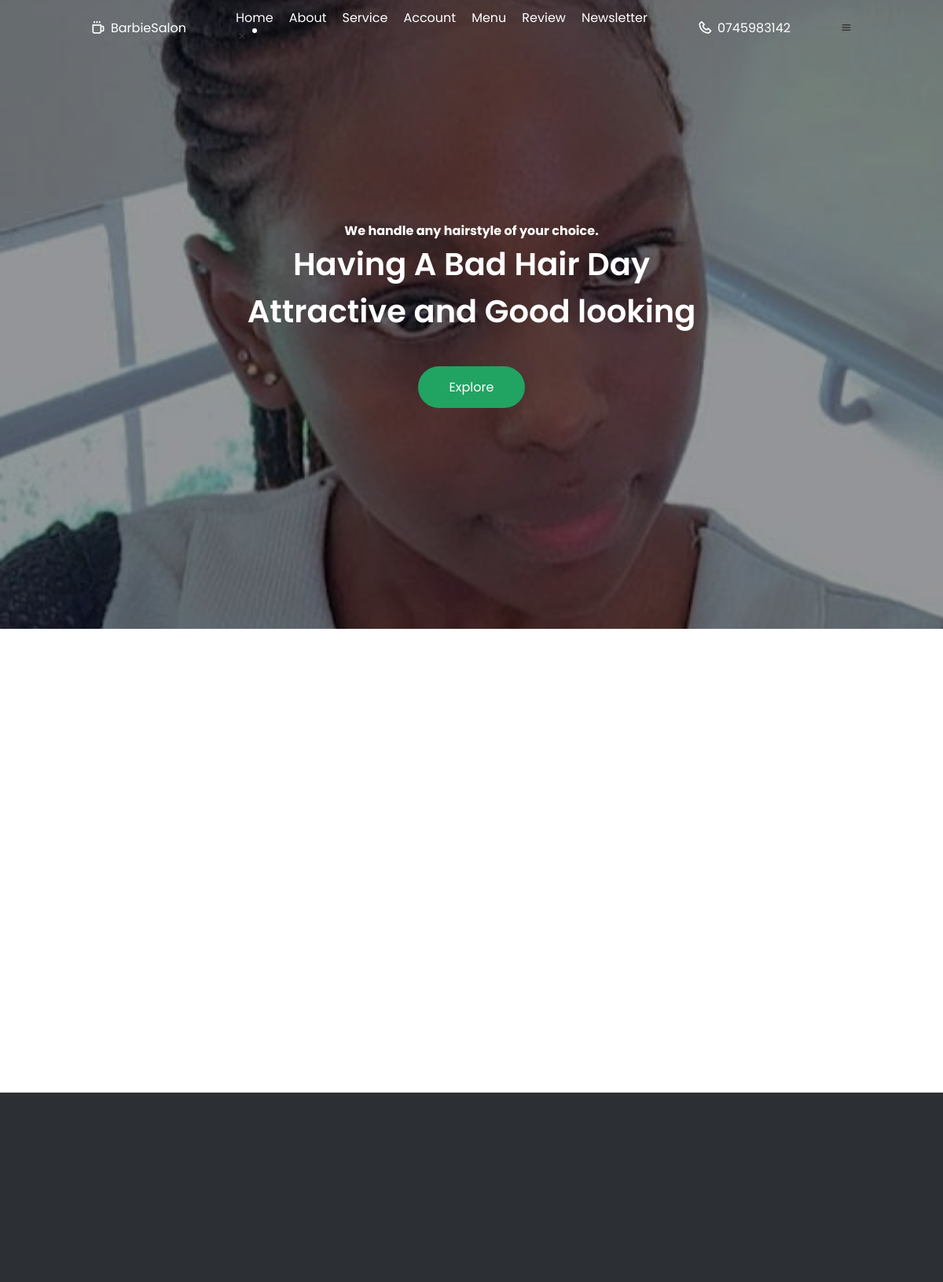
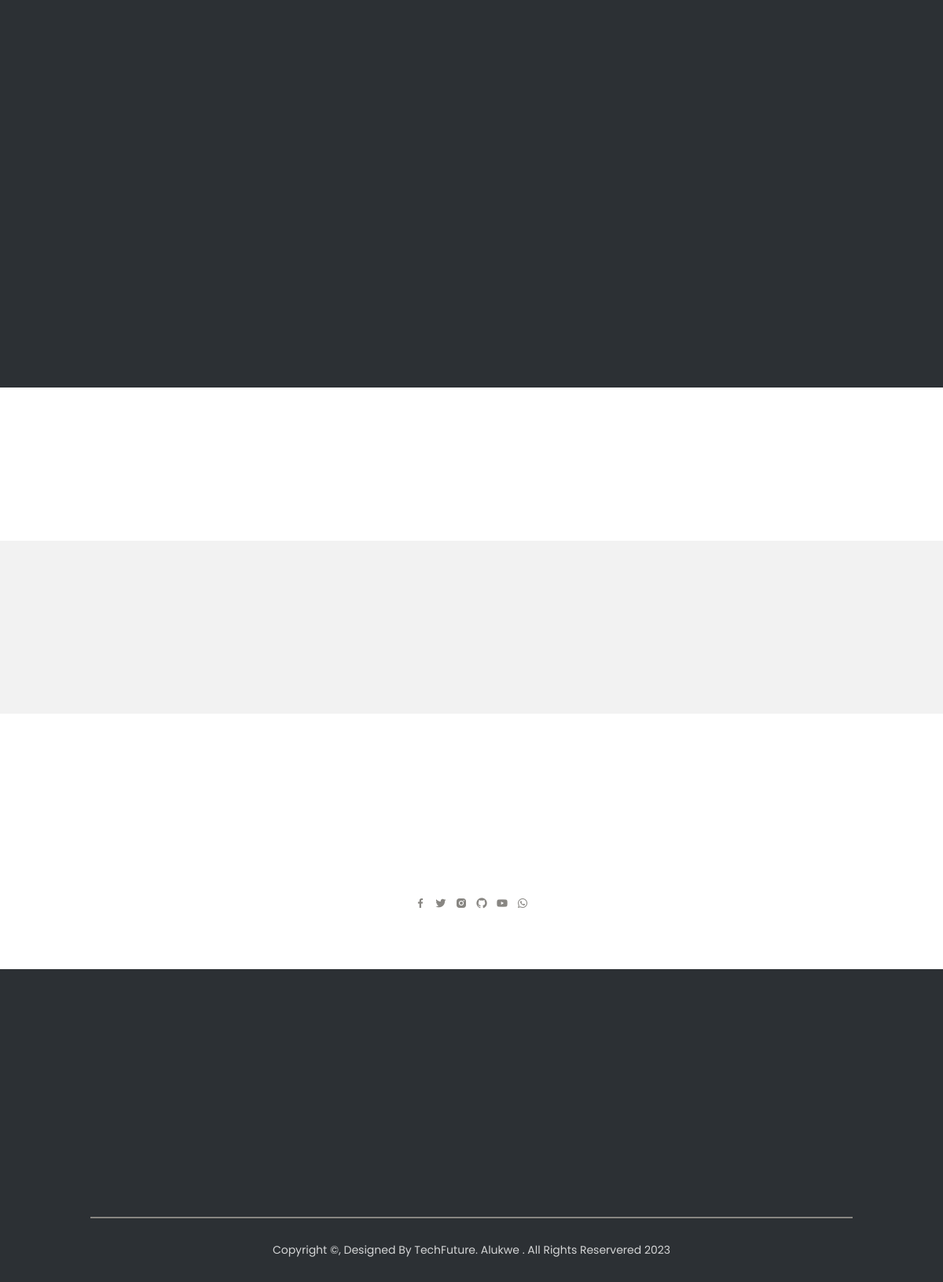
The page / on the database its author committed (2 pictures, top to bottom).
### dashboard/models.py (models this page shows, shortened)
class Navbar(models.Model):
    business_name = models.CharField(max_length=25)
    phone_number = models.PositiveBigIntegerField(unique=True, blank=False, null=False)
    class Meta:
        verbose_name_plural = 'Navbar'

class HomeDetails(models.Model):
    homeimage = models.ImageField(upload_to='home_images')
    subtitle = models.CharField(max_length=100)
    hometitle1 = models.CharField(max_length=50)
    hometitle2 = models.CharField(max_length=50)
    class Meta:
        verbose_name_plural = 'HomeDetails'

### CustomerView/views.py (the view)
# urls.py: path('', views.index, name='CustomerView-index'),
def index(request):
    images = HomeDetails.objects.all()
    navbars = Navbar.objects.all()
    abouts = AboutUs.objects.all()
    menus = Menu.objects.all()
    offers = SpecialOfferTable.objects.all()
    workhours = WorkingHoursTable.objects.all()
    brands = Brands.objects.all()
    reviews = ReviewsSubtitle.objects.all()
    newsletters = NewsLetters.objects.all()
    if request.method == 'POST':
        form = SubscribeForm(request.POST)
        if form.is_valid():
            form.save()
            messages.success(request, f'You Have Successful Subscribed To Our Newsletters We Will Be Glad To \
            Be Updating You. Thank You ')
            return redirect('/')
        else:
            messages.error(request, 'We are sorry but this email has already subscribed to our newsletter ! ')
    else:
        form = SubscribeForm()
    context = {
        'images': images,
        'navbars': navbars,
        'abouts': abouts,
        'menus': menus,
        'offers': offers,
        'workhours': workhours,
        'brands': brands,
        'reviews': reviews,
        'newsletters': newsletters,
        'form': form,
    }
    return render(request, 'CustomerView/view/CustomerView-index.html', context)

### CustomerView/templates/CustomerView/view/CustomerView-index.html (shortened to what this page needs)
{% extends 'CustomerView/partial/base.html' %}
{% block content %}
{% include 'CustomerView/body/homeslideimg.html' %}
{% include 'CustomerView/body/about.html' %}
{% include 'CustomerView/body/menu.html' %}
{% include 'CustomerView/body/brand.html' %}
{% include 'CustomerView/body/reviews.html' %}
{% include 'CustomerView/body/newsletter.html' %}
{% endblock %}

### CustomerView/templates/CustomerView/partial/navbar.html (shortened to what this page needs)
<header class="header">
    <nav class="nav container flex">
        <a href="#" class="logo-content flex">
            {% for nav in navbars %}
            <i class='bx bx-coffee logo-icon'></i>
            <span class="logo-text">{{nav.business_name}}</span>
            {% endfor %}
        </a>
        <div class="menu-content">
            {% if user.is_authenticated %}
            <ul class="menu-list flex">
                <li><a href="#home" class="nav-link active-navlink">home</a></li>
                <li><a href="#about" class="nav-link">about</a></li>
                <li><a href="service.html" class="nav-link">service</a></li>
                <li><a href="{% url 'logout' %}" class="nav-link">logout</a></li>
                <li><a href="#menu" class="nav-link">menu</a></li>
                <li><a href="#menu" class="nav-link">booking</a></li>
                <li><a href="#review" class="nav-link">review</a></li>
                <li><a href="#newsletter" class="nav-link">newsletter</a></li>
            </ul>
            {% else %}
            <ul class="menu-list flex">
                <li><a href="#home" class="nav-link active-navlink">home</a></li>
                <li><a href="#about" class="nav-link">about</a></li>
                <li><a href="service.html" class="nav-link">service</a></li>
                <li><a href="{% url 'users-login' %}" class="nav-link">account</a></li>
                <li><a href="#menu" class="nav-link">menu</a></li>
                <li><a href="#review" class="nav-link">review</a></li>
                <li><a href="#newsletter" class="nav-link">newsletter</a></li>
            </ul>
            {% endif %}
            <i class='bx bx-x navClose-btn'></i>
        </div>
        <div class="contact-content flex">
            {% for nav in navbars %}
            <i class='bx bx-phone phone-icon'></i>
            <span class="phone-number">0{{nav.phone_number}}</span>
            {% endfor %}
        </div>
        <i class='bx bx-menu navOpen-btn'></i>
    </nav>
</header>

### CustomerView/templates/CustomerView/body/homeslideimg.html (shortened to what this page needs)
<section class="home" id="home">
    <div class="home-content">
        <div class="swiper mySwiper">
            <div class="swiper-wrapper">
                {% for image in images %}
                <div class="swiper-slide">
                    <img src="{{image.homeimage.url}}" alt="home image broken " class="home-img">
                    <div class="home-details">
                        <div class="home-text">
                            <h4 class="homeSubtitle">{{image.subtitle}}</h4>
                            <h2 class="homeTitle">{{image.hometitle1}}<br>{{image.hometitle2}}</h2>
                        </div>
                        <button class="button">Explore</button>
                    </div>
                </div>
                {% endfor %}
            </div>
            <div class="swiper-pagination"></div>
        </div>
    </div>
</section>

### CustomerView/static/css/style.css (style rules this page uses)
html { font-size: 62.5%; scroll-behavior: smooth; }
:root { --body-font: 'Poppins', sans-serif; --big-font: 4rem; --h1-font: 3.6rem; --h2-font: 2.4rem; --h3-font: 2rem; --h4-font: 1.8rem; --normal-font: 1.6rem; --small-font: 1.4rem; --smaller-font: 1.3rem; --font-regular: 400; --font-medium: 500; --font-semi-bold: 600; --primary-color: #21A362; --primary-color-hover: #00FF00; --text-color: #333; --text-color-light: #888682; --border-color: #484848; --white-color: #FFF; --section-bg: #2C3034; --z-overlay: 10; --z-fixed: 100; --tran-0-2: 0.2s; --tran-0-3: 0.3s; --tran-0-5: 0.5s; }
* { margin: 0; padding: 0; box-sizing: border-box; }
body { overflow-x: hidden; background-color: var(--white-color); }
body, button, input { font-family: var(--body-font); font-size: var(--normal-font); font-weight: var(--font-regular); color: var(--text-color); }
ul { list-style: none; }
a { text-decoration: none; }
img { width: 100%; height: 100%; object-fit: cover; }
.container { max-width: 1030px; width: 100%; margin: 0 auto; padding: 0 3rem; }
.flex { display: flex; align-items: center; column-gap: 0.6rem; }
.button { border: none; outline: none; color: var(--white-color); padding: 1.4rem 4rem; border-radius: 3rem; background-color: var(--primary-color); transition: var(--tran-0-3); cursor: pointer; }
.header { position: fixed; top: 0; left: 0; height: 7rem; width: 100%; z-index: var(--z-fixed); transition: var(--tran-0-5); }
.nav { position: relative; height: 100%; align-items: center; justify-content: space-between; }
.logo-icon, .logo-text, .nav-link, .phone-icon, .phone-number { color: var(--white-color); }
.logo-icon, .phone-icon { font-size: 2rem; }
.menu-list { column-gap: 2rem; }
.nav-link { position: relative; text-transform: capitalize; }
.nav-link::before { content: ''; position: absolute; left: 50%; bottom: -8px; height: 6px; width: 6px; border-radius: 50%; transform: translateX(-50%); background-color: var(--white-color); opacity: 0; }
.active-navlink::before { opacity: 1; }
.navClose-btn, .navOpen-btn, .media-icons { display: none; }
.home { height: 100vh; width: 100%; }
.swiper-slide { position: relative; height: 100vh; width: 100%; }
.home .swiper-slide::before { content: ''; position: absolute; left: 0; top: 0; height: 100%; width: 100%; background-color: rgba(0, 0, 0, 0.4); z-index: var(--z-overlay); }
.home-img { height: 100%; width: 100%; }
.home-details { position: absolute; top: 50%; left: 50%; z-index: var(--z-fixed); transform: translate(-50%, -50%); display: grid; justify-items: center; width: 100%; row-gap: 4rem; }
.homeSubtitle { text-align: center; font-size: var(--normal-font); color: var(--white-color); }
.homeTitle { text-align: center; font-size: var(--big-font); color: var(--white-color); font-weight: var(--font-semi-bold); }

### rows shown on the page
Navbar: business_name "BarbieSalon", phone_number "745983142"
HomeDetails: homeimage (picture), subtitle "We handle any hairstyle of your choice.", hometitle1 "Having A Bad Hair Day", hometitle2 "Attractive and Good looking"
